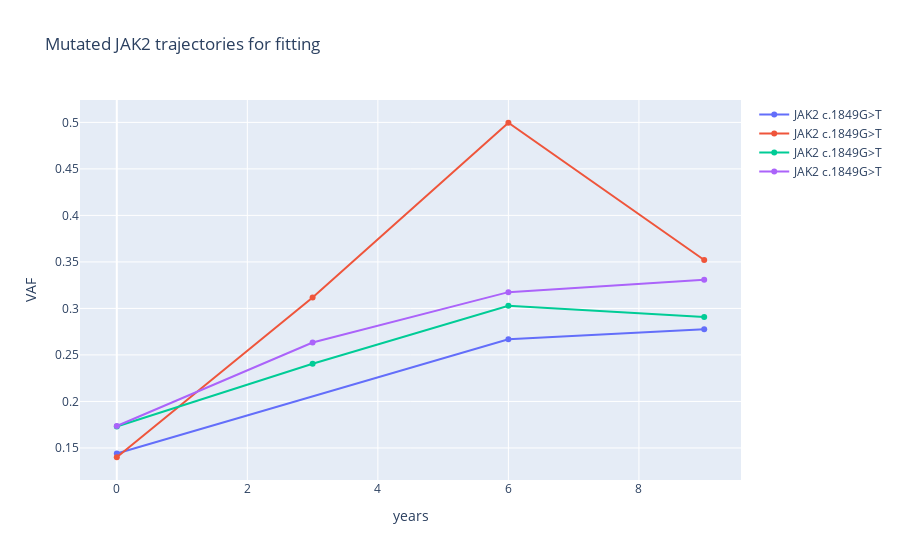

Notebook source saved alongside this figure:
### Markdown cell above
# Comparing exponential  vs logistic fit

### Code cell
# create two models with the same data corresponding to JAK2 c.1849G>T trajectories
logistic = modelling.model(lbc,'JAK2',l_filter,u_filter)
exponential = modelling.model(lbc,'JAK2',l_filter,u_filter)
logistic.trajectories

### Figure 1 — Plotly figure (JSON) as saved in the notebook; plotly's stock layout.template omitted (floating-point values rounded to 4 significant figures)
{"data": [{"mode": "lines+markers", "name": "JAK2 c.1849G>T", "type": "scatter", "x": [0, 6, 9], "y": [0.1441, 0.2668, 0.2776]}, {"mode": "lines+markers", "name": "JAK2 c.1849G>T", "type": "scatter", "x": [0, 3, 6, 9], "y": [0.14, 0.3118, 0.4996, 0.352]}, {"mode": "lines+markers", "name": "JAK2 c.1849G>T", "type": "scatter", "x": [0, 3, 6, 9], "y": [0.173, 0.2405, 0.3028, 0.2908]}, {"mode": "lines+markers", "name": "JAK2 c.1849G>T", "type": "scatter", "x": [0, 3, 6, 9], "y": [0.1736, 0.2634, 0.3175, 0.3307]}], "layout": {"title": {"text": "Mutated JAK2 trajectories for fitting"}, "xaxis": {"title": {"text": "years"}}, "yaxis": {"title": {"text": "VAF"}}}}
